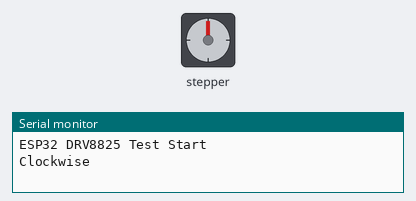
The sketch below on a simulated ESP32. On the bench: stepper motor, the last lines printed to the serial monitor. Wiring (inferred from the names in the program): stepper motor driver (200 steps per turn assumed): step GPIO 18; direction GPIO 19; enable GPIO 5.

Above: at 0.05 s.
At 0.2 s:
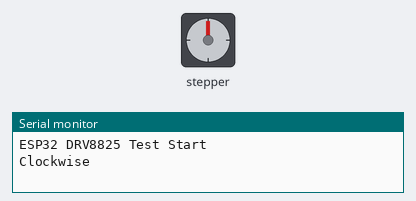
At 1.25 s:
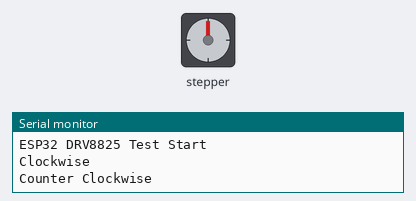
At 2.35 s:
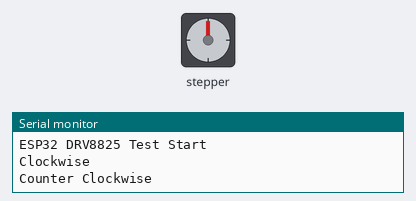
Timing chart, 0 to 5.5 s (numbered marks = the images above):
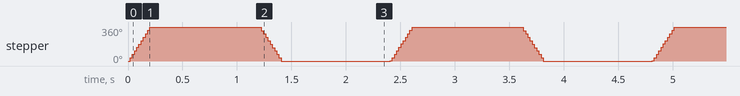

The sketch:

inno69.ino
```cpp
#define STEP_PIN 18
#define DIR_PIN 19
#define EN_PIN 5

#define STEPS_PER_REV 200

// ความเร็วในการหมุน
#define STEP_DELAY 1000

void setup() {
  Serial.begin(115200);

  pinMode(STEP_PIN, OUTPUT);
  pinMode(DIR_PIN, OUTPUT);
  pinMode(EN_PIN, OUTPUT);

  digitalWrite(STEP_PIN, LOW);
  digitalWrite(DIR_PIN, LOW);

  // เปิดใช้งาน DRV8825 (EN Active LOW)
  digitalWrite(EN_PIN, LOW);

  Serial.println("ESP32 DRV8825 Test Start");
}

void rotateMotor(bool direction, int steps) {

  digitalWrite(DIR_PIN, direction);

  delayMicroseconds(10);

  for (int i = 0; i < steps; i++) {

    digitalWrite(STEP_PIN, HIGH);
    delayMicroseconds(5);

    digitalWrite(STEP_PIN, LOW);
    delayMicroseconds(STEP_DELAY);
  }
}

void loop() {

  Serial.println("Clockwise");

  // หมุนตามเข็ม 1 รอบ
  rotateMotor(HIGH, STEPS_PER_REV);

  delay(1000);

  Serial.println("Counter Clockwise");

  // หมุนทวนเข็ม 1 รอบ
  rotateMotor(LOW, STEPS_PER_REV);

  delay(1000);
}
```

Measured:
- by itself, stepper: turns 360° clockwise in 0.18 s, then 360° counter-clockwise in 0.20 s, repeating every 2.4 s
